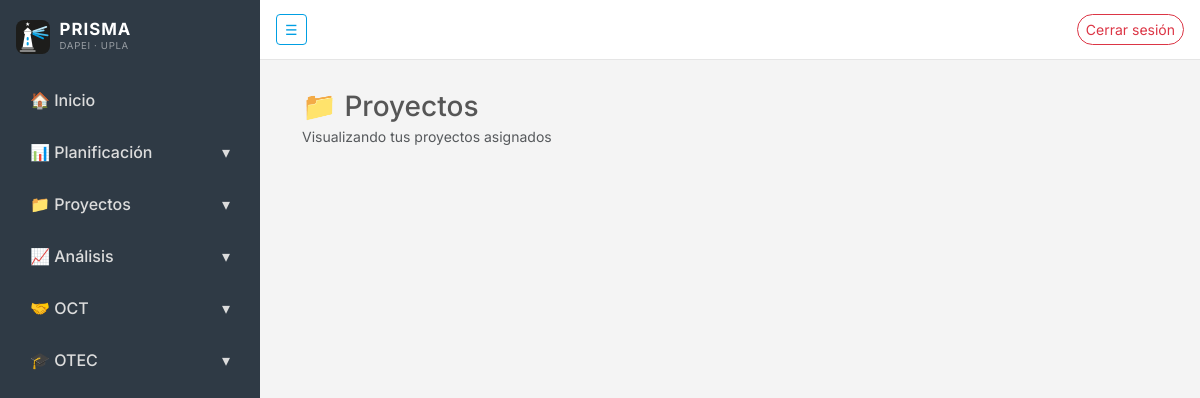
Page /proyectos/ (signed in) on the earlier database version.
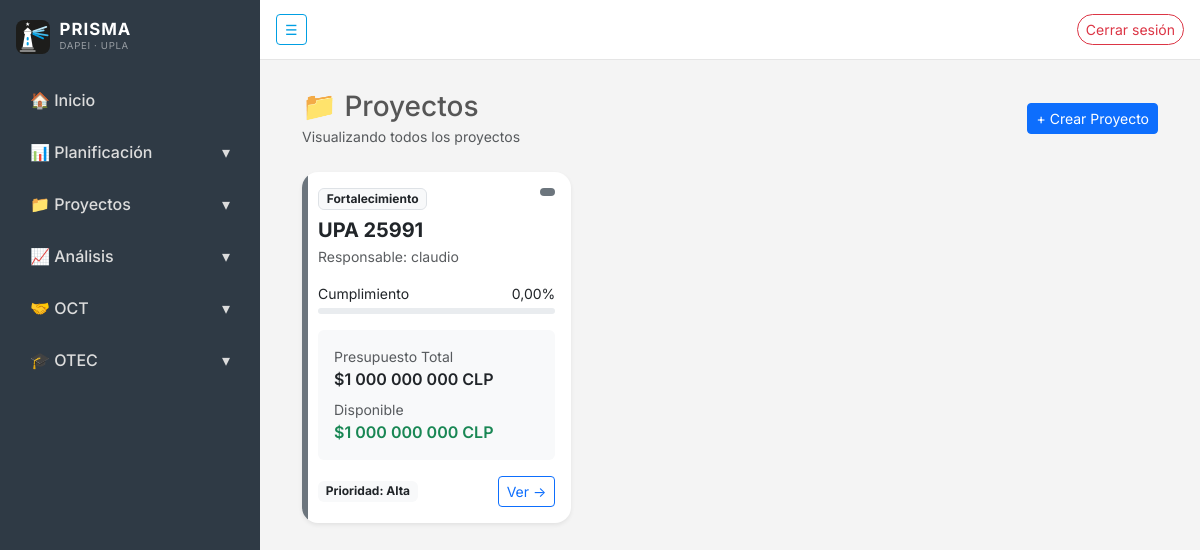
Same page on the later database version.
### proyectos/models.py (models this page shows, shortened)
class Proyecto(models.Model):
    TIPO_PROYECTO = [
        ('PACE', 'Pace'),
        ('FORT', 'Fortalecimiento'),
        ('REG', 'Regionales'),
        ('ADAIN', 'Adain'),
        ('GORE', 'Gore'),
    ]
    ESTADOS = [
        ('PLANIFICADO', 'Planificado'),
        ('EN_EJECUCION', 'En ejecución'),
        ('FINALIZADO', 'Finalizado'),
        ('SUSPENDIDO', 'Suspendido'),
    ]
    PRIORIDADES = [
        ('BAJA', 'Baja'),
        ('MEDIA', 'Media'),
        ('ALTA', 'Alta'),
    ]
    nombre = models.CharField(max_length=255)
    descripcion = models.TextField(blank=True)
    tipo = models.CharField(
        max_length=10,
        choices=TIPO_PROYECTO,
        default='PACE'
    )
    responsable = models.ForeignKey(
        User,
        on_delete=models.PROTECT,
        related_name='proyectos_responsable',
        null=True,
        blank=True
    )
    creado_por = models.ForeignKey(
        User,
        on_delete=models.PROTECT,
        related_name='proyectos_creados',
        null=True,
        blank=True
    )
    fecha_creacion = models.DateTimeField(auto_now_add=True)
    duracion_meses = models.PositiveIntegerField(
        default=0,
        blank=True
    )
    prioridad = models.CharField(
        max_length=10,
        choices=PRIORIDADES,
        default='MEDIA'
    )
    estado = models.CharField(
        max_length=20,
        choices=ESTADOS,
        default='PLANIFICADO'
    )
    cumplimiento = models.DecimalField(
        max_digits=5,
        decimal_places=2,
        default=0
    )
    presupuesto_total = models.DecimalField(
        max_digits=15,
        decimal_places=2,
        default=0
    )
    presupuesto_disponible = models.DecimalField(
        max_digits=15,
        decimal_places=2,
        default=0
    )
    @property
    def clase_borde(self):
        mapa = {
            'PLANIFICADO': 'borde-planificado',
            'EN_EJECUCION': 'borde-ejecucion',
            'FINALIZADO': 'borde-finalizado',
            'SUSPENDIDO': 'borde-suspendido',
        }
        return mapa.get(self.estado, '')
    @property
    def clase_badge_estado(self):
        mapa = {
            'PLANIFICADO': 'bg-secondary',
            'EN_EJECUCION': 'bg-primary',
            'FINALIZADO': 'bg-success',
            'SUSPENDIDO': 'bg-danger',
        }
        return mapa.get(self.estado, 'bg-light')

### proyectos/views.py (the view)
# urls.py: path('', views.lista_proyectos, name='lista_proyectos'),
@login_required
def lista_proyectos(request):
    user = request.user
    jefe = es_jefe(user)
    if jefe:
        proyectos = Proyecto.objects.prefetch_related(
            'objetivos__resultados'
        ).all()
    else:
        proyectos = Proyecto.objects.prefetch_related(
            'objetivos__resultados'
        ).filter(responsable=user)
    if request.method == 'POST' and jefe:
        form = ProyectoForm(request.POST)
        if form.is_valid():
            proyecto = form.save(commit=False)
            proyecto.creado_por = request.user
            proyecto.save()
            return redirect('proyectos:lista_proyectos')
    else:
        form = ProyectoForm()
    return render(request, 'proyectos/lista_proyectos.html', {
        'proyectos': proyectos,
        'es_jefe': jefe,
        'form': form
    })

### proyectos/views.py (called while the page is built)
def es_jefe(user):
    return user.groups.filter(name='JefeProyectos').exists()

### proyectos/templates/proyectos/lista_proyectos.html (shortened to what this page needs)
{% extends "core/base.html" %}
{% block content %}
<div class="container-fluid">
    <div class="d-flex justify-content-between align-items-center mb-4">
        <div>
            <h3 class="mb-0">📁 Proyectos</h3>
            <small class="text-muted">
                {% if es_jefe %}
                    Visualizando todos los proyectos
                {% else %}
                    Visualizando tus proyectos asignados
                {% endif %}
            </small>
        </div>
        {% if es_jefe %}
        <button class="btn btn-primary btn-sm"
                data-bs-toggle="modal"
                data-bs-target="#crearProyectoModal">
            + Crear Proyecto
        </button>
        {% endif %}
    </div>
    <div class="row g-4">
        {% load humanize %}
        {% for proyecto in proyectos %}
        <div class="col-md-6 col-lg-4">
            <div class="card proyecto-card border-0 shadow-sm h-100 {{ proyecto.clase_borde }}">
                <div class="card-body d-flex flex-column">
                    <div class="d-flex justify-content-between align-items-start mb-2">
                        <span class="badge bg-light text-dark border">
                            {{ proyecto.get_tipo_display }}
                        </span>
                        <span class="badge {{ proyecto.clase_badge_estado }}">
                    </div>
                    <h5 class="fw-bold mb-1">
                        {{ proyecto.nombre }}
                    </h5>
                    <p class="text-muted small mb-3">
                        Responsable: {{ proyecto.responsable|default:"No asignado" }}
                    </p>
                    <div class="mb-3">
                        <div class="d-flex justify-content-between small mb-1">
                            <span>Cumplimiento</span>
                            <span>{{ proyecto.cumplimiento }}%</span>
                        </div>
                        <div class="progress" style="height:6px;">
                        </div>
                    </div>
                    <div class="bg-light rounded p-3 mb-3">
                        <div class="small text-muted">Presupuesto Total</div>
                        <div class="fw-semibold">
                            ${{ proyecto.presupuesto_total|floatformat:0|intcomma }} CLP
                        </div>
                        <div class="small text-muted mt-2">Disponible</div>
                        <div class="fw-semibold text-success">
                            ${{ proyecto.presupuesto_disponible|floatformat:0|intcomma }} CLP
                        </div>
                    </div>
                    <div class="mt-auto d-flex justify-content-between align-items-center">
                        <span class="badge bg-light text-dark">
                            Prioridad: {{ proyecto.get_prioridad_display }}
                        </span>
                        <a href="{% url 'proyectos:detalle_proyecto' proyecto.pk %}"
                            class="btn btn-sm btn-outline-primary">
                            Ver →
                        </a>
                    </div>
                </div>
            </div>
        </div>
        {% endfor %}
    </div>
</div>
{% endblock %}

Differences in the rows shown:
added Proyecto: tipo "Fortalecimiento", nombre "UPA 25991", responsable "claudio", cumplimiento "0,00", presupuesto_total "1 000 000 000", presupuesto_disponible "1 000 000 000", prioridad "Alta"
Other differences:
text no longer shown: "Visualizando tus proyectos asignados"
text now shown: "Visualizando todos los proyectos + Crear Proyecto"
